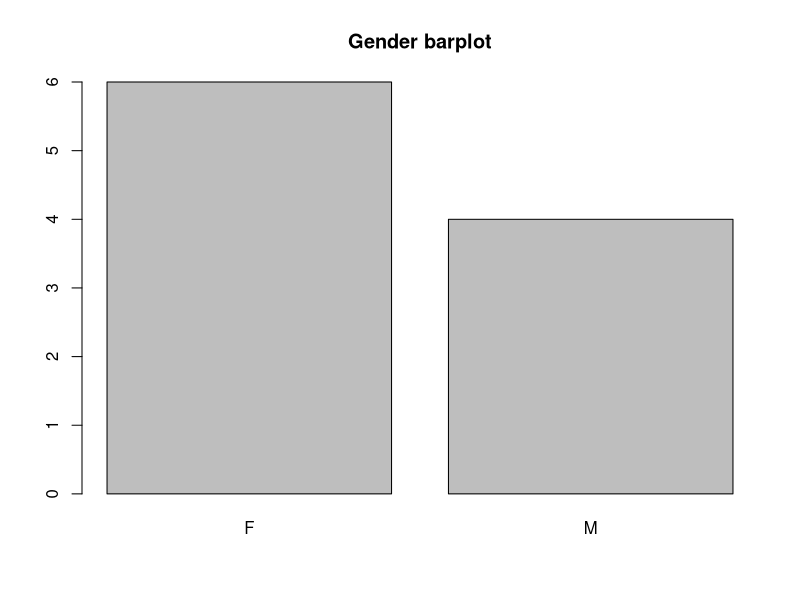
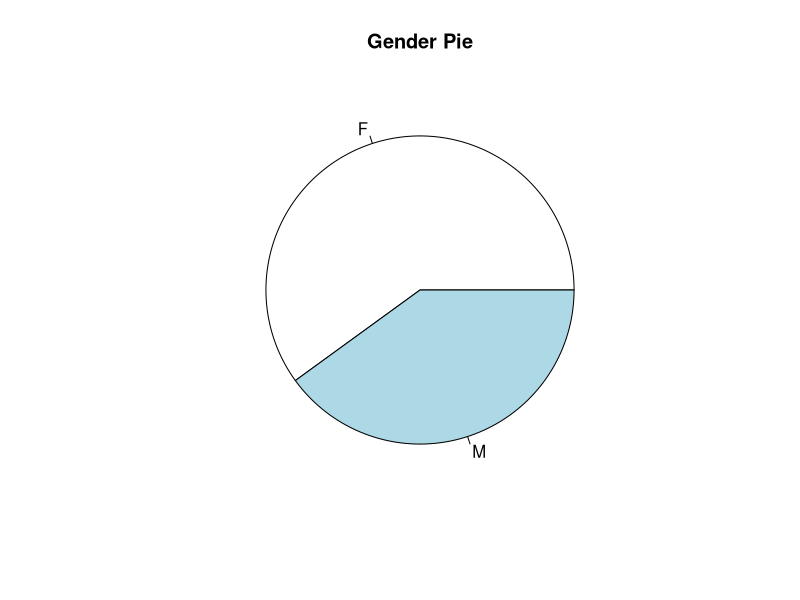
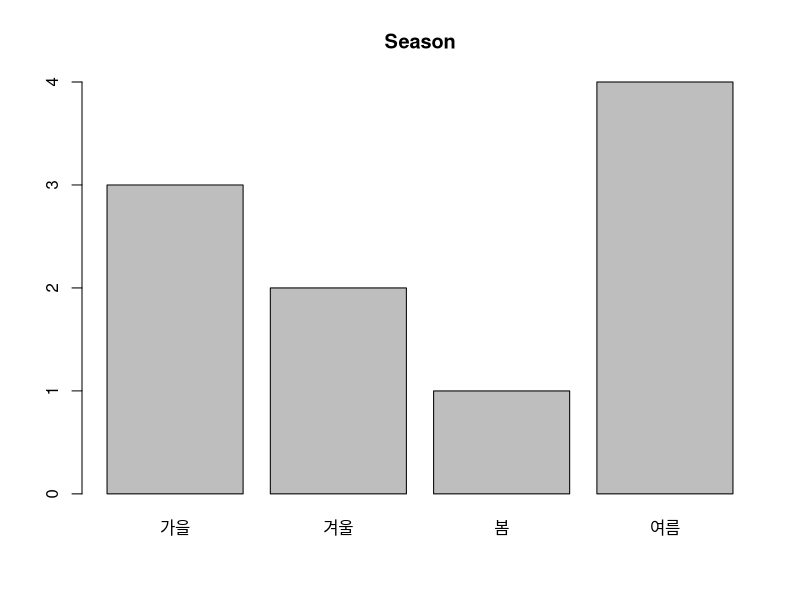
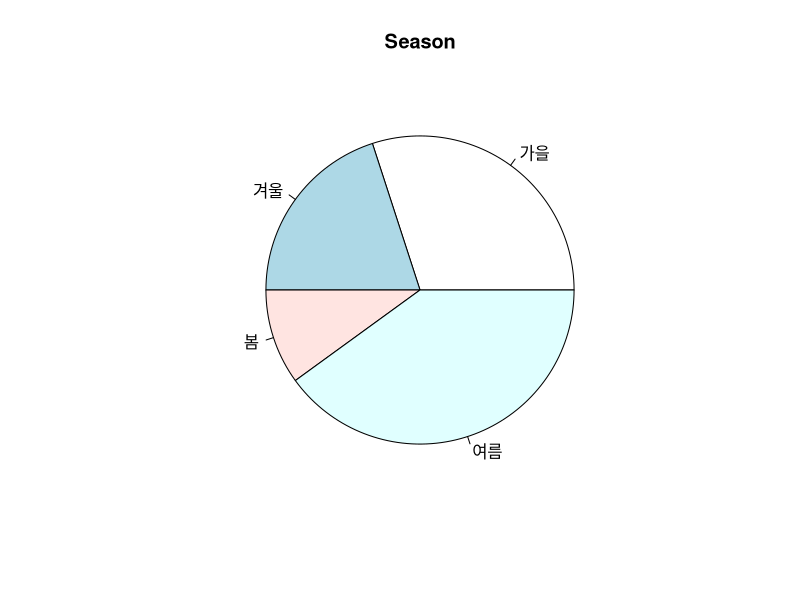
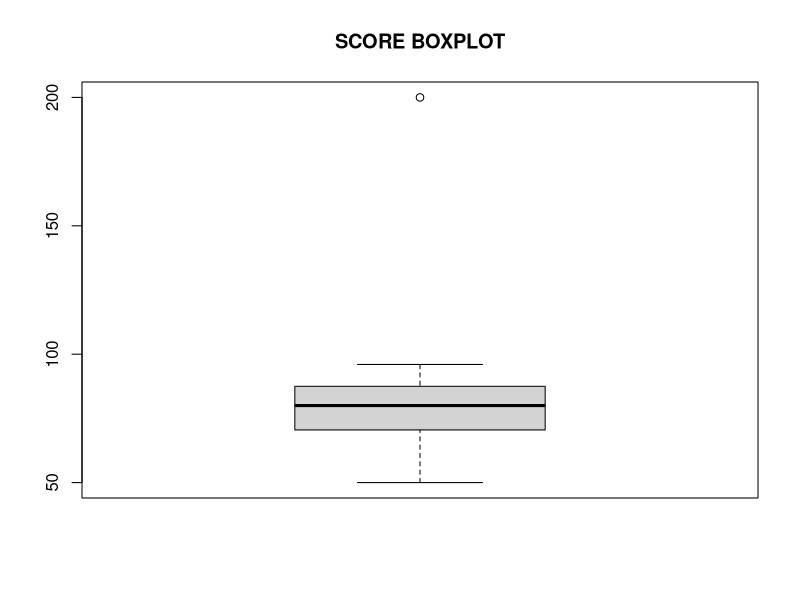
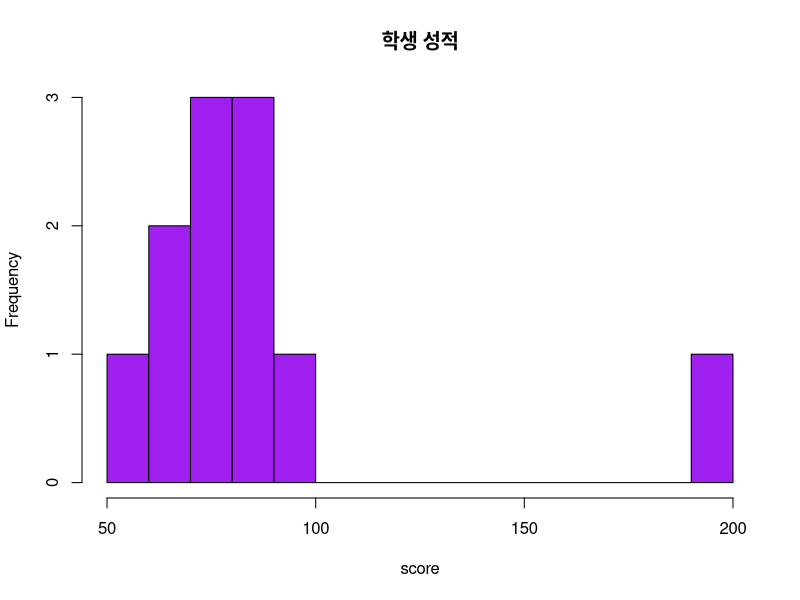
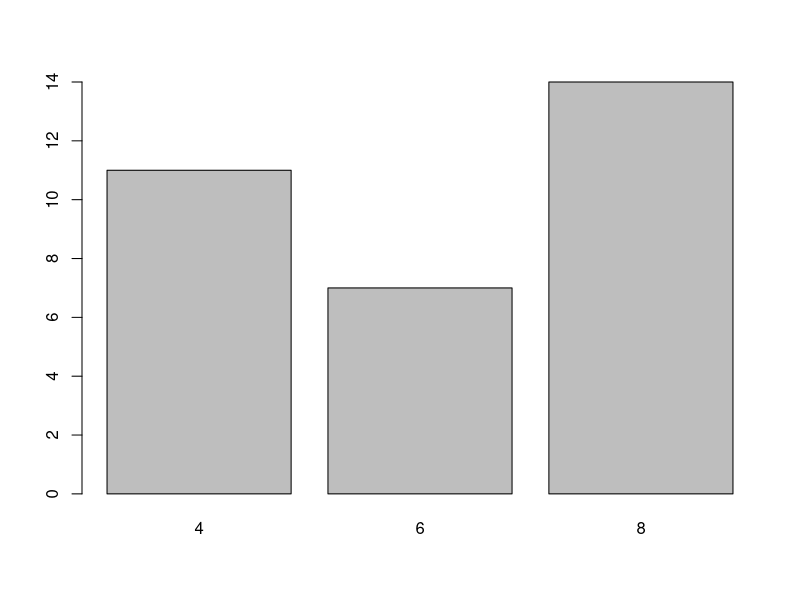
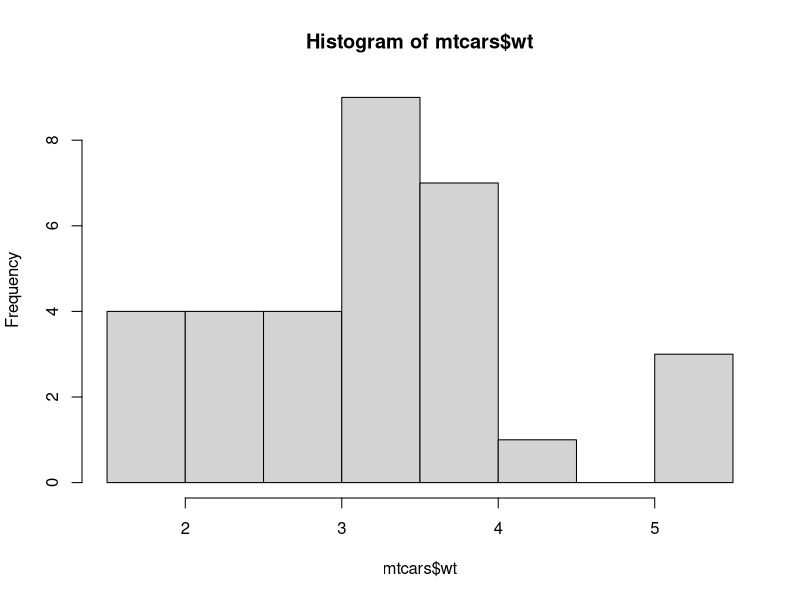

Generate these figures, in order, with R:
#
# 김신혁 
# 작성일 : 191202
# 제출일 : 191203
#

# 문1)
# 어떤 학급의 성별이 다음과 같을 때
# 주어진 문제를 해결하기 위한 R 코드를 작성하시오.
#       F F F M M F F F M M

#1-1
# 위의 자료를 gender 벡터에 저장하시오.
gender <- c('F','F','F','M','M','F','F','F','M','M')

#1-2
# gender에 있는 값들에 대해 도수분포표를 작성하여 출력하시오.
table(gender)

#1-3
# gender에 있는 값들에 대해 막대그래프를 작성하여 출력하시오.
gd <- table(gender)
barplot(gd, main = 'Gender barplot')

#1-4
# gender에 있는 값들에 대해 원그래프를 작성하여 출력하시오.
pie(gd, main = 'Gender Pie')


# 문2)
# 좋아하는 계절에 대한 조사 결과가 다음과 같을 때
# 주어진 문제를 해결하기 위한 R 코드를 작성하시오.
#
# 여름 겨울 봄 가을 여름 가을 겨울 여름 여름 가을
#

# 2-1
# 위의 자료를 season 벡터에 저장하시오.
season <- c('여름','겨울','봄','가을',
            '여름','가을','겨울','여름',
            '여름','가을')

# 2-2
# season에 있는 값들에 대해 도수분포표를 작성하여 출력하시오.
table(season)

# 2-3
# season에 있는 값들에 대해 막대그래프를 작성하여 출력하시오.
ss <- table(season)
barplot(ss, main = 'Season')

# 2-4
# season에 있는 값들에 대해 원그래프를 작성하여 출력하시오.
pie(ss, main = 'Season')


# 문3)
#
# 학생 A의 과목별 성적이 다음과 같을 때
# 각 문제를 해결하기 위한 R 코드를 작성하시오.
#
# KOR ENG ATH HIST SOC MUSIC BIO EARTH PHY ART
# 90 	85 	73 	80 	 85  65    78  50    68  96
#

# 3-1
# 위 데이터를 score 벡터에 저장하시오(과목명은 데이터 이름으로 저장).
score <- c(90,85,73,80,85,65,78,50,68,96,200)
score.name <- c('KOR','ENG','ATH','HIST','SOC','MUSIC','BIO','EARTH','PHY','ART','COM')
names(score) <- score.name
score

# 3-2
# score 벡터의 내용을 출력하시오.
score

# 3-3
# 전체 성적의 평균과 중앙값을 각각 구하시오.
mean(score)
median(score)

# 3-4
# 전체 성적의 표준편차를 출력하시오.
sd(score)

# 3-5
# 가장 성적이 높은 과목의 이름을 출력하시오.
score.name[which.max(score)]

# 3-6
# 성적에 대한 상자그림을 작성하고,
# 이상치에 해당하는 과목이 있으면 출력하시오.
boxplot(score, main = "SCORE BOXPLOT")
boxplot.stats(score)
boxplot.stats(score)$out

# 3-7
# 다음 조건을 만족하는 위 성적에 대한 히스토그램을 작성하시오.
# (그래프 제목: 학생 성적, 막대의 색: 보라색)
hist(score, main = '학생 성적', col = 'purple', breaks = 20)


# 문4)
# R에서 제공하는 mtcars 데이터셋에 대해
# 다음 문제를 해결하기 위한 R코드를 작성하시오.

# 4-1
# 중량(wt)의 평균값, 중앙값,
# 절사평균값(절사범위: 15%), 표준편차를 각각 구하시오.
mean(mtcars$wt)
median(mtcars$wt)
mean(mtcars$wt, trim = 0.15)
sd(mtcars$wt)

# 4-2
# 중량(wt)에 대해 summary( ) 함수의 적용 결과를 출력하시오.
summary(mtcars$wt)

# 4-3
# 실린더수(cyl)에 대해 도수분포표를 출력하시오.
table(mtcars$cyl)

# 4-4
# 앞에서 구한 도수분포표를 막대그래프로 출력하시오.
barplot(table(mtcars$cyl))

# 4-5
# 중량(wt)의 히스토그램을 출력하시오.
hist(mtcars$wt)

# 4-6
# 중량(wt)에 대해 상자그림을 출력하시오.
# (단, 상자그림으로부터 관찰할 수 있는 정보를 함께 출력하시오.)
boxplot(mtcars$wt)
boxplot.stats(mtcars$wt)

# 4-7
# 배기량(disp)에 대한 상자그림을 출력하시오.
# (단, 상자그림으로부터 관찰할 수 있는 정보를 함께 출력하시오.)
boxplot(mtcars$disp)
boxplot.stats(mtcars$disp)

# 4-8
# 기어수(gear)를 그룹 정보로 하여
# 연비(mpg) 자료에 대해 상자그림을 작성하고,
# 각 그룹의 상자그림을 비교하여
# 관찰할 수 있는 것이 무엇인지 나타내시오.

boxplot(mtcars$mpg~mtcars$gear)
### 3단기어 자동차가 4단과 5단 기어 자동차보다
### 연비 산포 범위가 좁은 것으로 나타나므로,
### 4단, 5단 기어 자동차보다
### 연비 신뢰도가 높다고 할 수 있습니다.
summary( mtcars$mpg[ mtcars$gear==3 ] )
summary( mtcars$mpg[ mtcars$gear==4 ] )
summary( mtcars$mpg[ mtcars$gear==5 ] )

